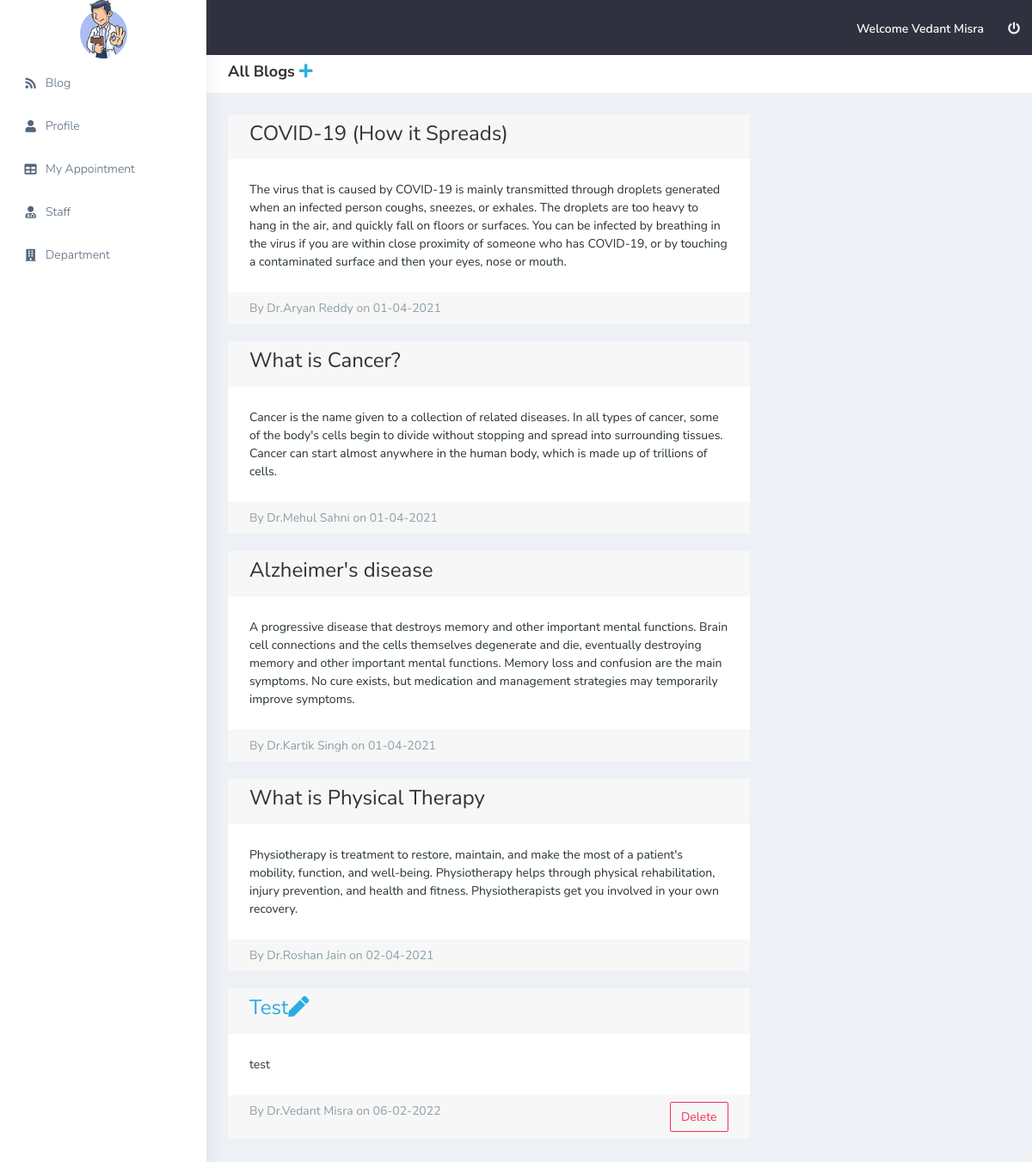
/blog (signed in), run on the app's committed database.
### hospital_flask/models.py (models this page shows, shortened)
class User(db.Model, UserMixin):
    id = db.Column(db.Integer, primary_key=True)
    username = db.Column(db.String(20), nullable=False)
    email = db.Column(db.String(120), unique=True, nullable=False)
    password = db.Column(db.String(60), nullable=False)
    occupation = db.Column(db.String(20),nullable=False)
    specialisation = db.Column(db.String(60),nullable=False)
    gender = db.Column(db.String(10),nullable=False)
    phone = db.Column(db.Integer,nullable=False)
    user_type = db.Column(db.String,nullable=False, default='doctor')
    image_file = db.Column(db.String(20), nullable=False,
                           default='auto.jpg')
    blog = db.relationship('Blog', backref='author', lazy=True)
    appointment = db.relationship('Appointment', backref='doctor', lazy=True)

class Blog(db.Model):
    id = db.Column(db.Integer, primary_key=True)
    title = db.Column(db.String(100), nullable=False)
    date_posted = db.Column(db.DateTime, nullable=False,
                            default=datetime.utcnow)
    content = db.Column(db.Text, nullable=False)
    user_id = db.Column(db.Integer, db.ForeignKey('user.id'), nullable=False)

### hospital_flask/routes.py (the view)
@app.route('/blog')
def blog():
    if current_user.is_authenticated:
        blog=Blog.query.all()
        return render_template('blog.html', title='All Blogs', blog=blog)
    else:
        return redirect(url_for('login'))

### hospital_flask/models.py (called while the page is built)
@login_manager.user_loader
def load_user(user_email):
    return Userpatient.query.filter_by(email=user_email).first() or User.query.filter_by(email=user_email).first()

### hospital_flask/templates/blog.html
{% extends "layout.html" %} {% block content %} {% for blog in blog %}
<div class="card col-md-8">
  {% if current_user.username==blog.author.username%}
  <div class="card-header">
    <h3>
      <a href="{{ url_for('blog_edit',blog_id=blog.id)}}"
        >{{ blog.title }}<i class="fas fa-pen"></i
      ></a>
    </h3>
  </div>
  {%else%}
  <div class="card-header"><h3>{{ blog.title }}</h3></div>
  {%endif%}
  <div class="card-body">
    <p class="card-text">{{blog.content}}</p>
  </div>
  <div class="card-footer text-muted ">
    {% if current_user.username==blog.author.username%}
    <form action="{{url_for('blog_delete', blog_id=blog.id)}}" method="post">
      <input class="btn btn-outline-danger float-end" type="submit" value="Delete" />
    </form>
    By Dr.{{blog.author.username}} on {{blog.date_posted.strftime('%d-%m-%Y')}}
    {%else%}
    By Dr.{{blog.author.username}} on {{blog.date_posted.strftime('%d-%m-%Y')}}
    {%endif%}
  </div>
</div>
{% endfor %} {% endblock content %}

### hospital_flask/templates/layout.html (shortened to what this page needs)
<!DOCTYPE html>
<html dir="ltr" lang="en">
  <head>
    <link rel="stylesheet" type="text/css" href="{{url_for('static',filename='style.min.css')}}">
    <link rel="stylesheet" href="https://cdnjs.cloudflare.com/ajax/libs/font-awesome/5.15.3/css/all.min.css" />
     </head>
  <body>
    <div
      id="main-wrapper"
      data-layout="vertical"
      data-navbarbg="skin5"
      data-sidebartype="full"
      data-sidebar-position="absolute"
      data-header-position="absolute"
      data-boxed-layout="full"
    >
      <header class="topbar" data-navbarbg="skin5">
        <nav class="navbar top-navbar navbar-expand-md navbar-dark">
          <div class="navbar-header" data-logobg="skin6">
            <a class="navbar-brand justify-content-center" href="/blog">
                <img class="img-fluid" src="{{url_for('static',filename='doctor-dashboard.png')}}" style="height:68px;width: 55px;"   alt="homepage" />
            </a>
          </div>
          <div
            class="navbar-collapse collapse"
            id="navbarSupportedContent"
            data-navbarbg="skin5"
          >
            <ul class="navbar-nav ms-auto d-flex align-items-center ">
              <li class="nav-item">
                <a class="nav-link" href="#"><span class="text-white font-medium"> Welcome {{ current_user.username }}</span></a>
              </li>
              <li class="nav-item">
                <a class="nav-link" href="{{url_for('logout')}}"><i class="fas fa-power-off" style="color: whitesmoke;"></i></a>
              </li>
            </ul>
          </div>
        </nav>
      </header>
      <aside class="left-sidebar" data-sidebarbg="skin6">
        <div class="scroll-sidebar">
          <nav class="sidebar-nav">
            <ul id="sidebarnav">
              <li class="sidebar-item pt-2">
                <a
                  class="sidebar-link waves-effect waves-dark sidebar-link"
                  href="/blog"
                  aria-expanded="false"
                >
                  <i class="fa fa-rss" aria-hidden="true"></i>
                  <span class="hide-menu">Blog</span>
                </a>
              </li>
              <li class="sidebar-item">
                <a
                  class="sidebar-link waves-effect waves-dark sidebar-link"
                  href="/profile"
                  aria-expanded="false"
                >
                  <i class="fa fa-user" aria-hidden="true"></i>
                  <span class="hide-menu">Profile</span>
                </a>
              </li>
              <li class="sidebar-item">
                <a
                  class="sidebar-link waves-effect waves-dark sidebar-link"
                  href="/appointment"
                  aria-expanded="false"
                >
                  <i class="fa fa-table" aria-hidden="true"></i>
                  <span class="hide-menu">My Appointment</span>
                </a>
              </li>
              <li class="sidebar-item">
                <a
                  class="sidebar-link waves-effect waves-dark sidebar-link"
                  href="/staff"
                  aria-expanded="false"
                >
                  <i class="fa fa-user-md" aria-hidden="true"></i>
                  <span class="hide-menu">Staff</span>
                </a>
              </li>
              <li class="sidebar-item">
                <a
                  class="sidebar-link waves-effect waves-dark sidebar-link"
                  href="/department"
                  aria-expanded="false"
                >
                  <i class="fa fa-building" aria-hidden="true"></i>
                  <span class="hide-menu">Department</span>
                </a>
              </li>
            </ul>
          </nav>
        </div>
      </aside>
      <div class="page-wrapper" style="min-height: 250px">
        <div class="page-breadcrumb bg-white">
          <div class="row align-items-center">
            <div class="col-lg-3 col-md-4 col-sm-4 col-xs-12 ">
              {% if current_user.user_type == 'doctor' %}
                {%if title=="All Blogs" %}
                <h4 class="page-title">{{title}} <a href="{{url_for('add_blog')}}"><i class="fas fa-plus"></i></a></h4>
                {%else%}
                <h4 class="page-title">{{title}}</h4>
                {%endif%}
              {%elif title=="All Appointments" and current_user.user_type == 'patient' %}
                <h4 class="page-title">{{title}} <a href="{{url_for('add_appointment')}}"><i class="fas fa-plus"></i></a></h4>
              {% elif current_user.user_type == 'patient' %}
                <h4 class="page-title">{{title}}</h4>
              {%endif%}
            </div>
          </div>
        </div>
        <div class="container-fluid">
          {% block content %}{% endblock %}
        </div>
      </div>
    </div>
  </body>
</html>

### data on the page
User: username "Vedant Misra"
Blog: title "COVID-19 (How it Spreads)", content "The virus that is caused by COVID-19 is mainly transmitted through droplets generated when an infected person coughs, sneezes, or exhales. The droplets are too heavy to hang in the air, and quickly fall on floors or surfaces. You can be infected by breathing in the virus if you are within close proximity of someone who has COVID-19, or by touching a contaminated surface and then your eyes, nose or mouth.", author.username "Aryan Reddy", date_posted "01-04-2021"
Blog: title "What is Cancer?", content "Cancer is the name given to a collection of related diseases. In all types of cancer, some of the body's cells begin to divide without stopping and spread into surrounding tissues. Cancer can start almost anywhere in the human body, which is made up of trillions of cells.", author.username "Mehul Sahni", date_posted "01-04-2021"
Blog: title "Alzheimer's disease", content "A progressive disease that destroys memory and other important mental functions. Brain cell connections and the cells themselves degenerate and die, eventually destroying memory and other important mental functions. Memory loss and confusion are the main symptoms. No cure exists, but medication and management strategies may temporarily improve symptoms.", author.username "Kartik Singh", date_posted "01-04-2021"
Blog: title "What is Physical Therapy", content "Physiotherapy is treatment to restore, maintain, and make the most of a patient's mobility, function, and well-being. Physiotherapy helps through physical rehabilitation, injury prevention, and health and fitness. Physiotherapists get you involved in your own recovery.", author.username "Roshan Jain", date_posted "02-04-2021"
Blog: title "Test", content "test", author.username "Vedant Misra", date_posted "06-02-2022"

### other printed values
{{ title }} "All Blogs"
